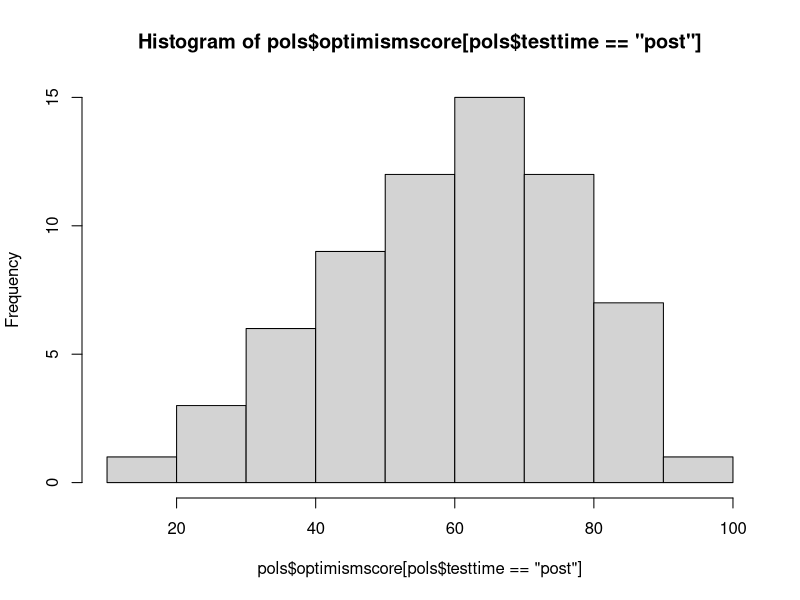
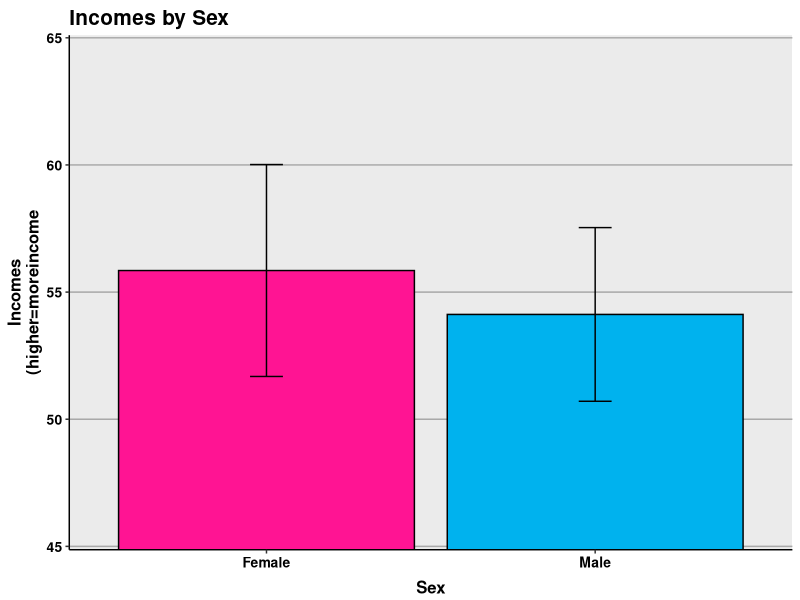

Write the R code that produced these figures, in order. (Note: this script raises an error after producing the figures.)
## ---- chunk 1
setwd("~/Research/reproduce")
## ---- chunk 2
pols<-read.csv("politics.csv")
## ---- chunk 3
str(pols)
## ---- chunk 4
pols$subject<-factor(pols$subject)
pols$testtime<-factor(pols$testtime,levels=c("pre","post"))

## ---- chunk 5
summary(pols$optimismscore[pols$testtime=="post"])
var(pols$optimismscore[pols$testtime=="post"])
## ---- chunk 6
hist(pols$optimismscore[pols$testtime=="post"])
## ---- chunk 7
tab<-table(pols$party[pols$testtime=="pre"],pols$sex[pols$testtime=="pre"])
chisq.test(pols$party[pols$testtime=="pre"],pols$sex[pols$testtime=="pre"])
## ---- chunk 8
t.test(pols$income[pols$sex=="male" & pols$testtime=="pre"],pols$income[pols$sex=="female" & pols$testtime=="pre"])                
## ---- chunk 9

install.packages("dplyr")
install.packages("ggplot2")
install.packages("gplots")
library("dplyr")
library("gplots")
library("ggplot2")
## ---- chunk 10
temp<-pols[pols$testtime=="pre",]%>%group_by(sex)%>%summarize(means=mean(optimismscore),sems=sd(income)/sqrt(length(income)))
f<-ggplot(temp,aes(x=factor(sex),y=means))+geom_bar(stat="identity",color="black",fill=c("deeppink","deepskyblue2"))+geom_errorbar(aes(ymax=means+sems, ymin=means-sems), width=.1)
f+ggtitle("Incomes by Sex")+labs(x="Sex", y="Incomes\n(higher=moreincome")+scale_x_discrete(breaks=c("female","male"),labels=c("Female","Male"))+theme(plot.title=element_text(size=15,face="bold",vjust=.5))+theme(axis.title.x=element_text(size=12,face="bold",vjust=-.25))+theme(axis.title.y=element_text(size=12,face="bold",vjust=1))+theme(axis.text.x=element_text(size=10,face="bold",color="black"))+theme(axis.text.y=element_text(size=10,face="bold",color="black"))+coord_cartesian(ylim=c(min(temp$means)-2*max(temp$sems),max(temp$means)+2*max(temp$sems)))+theme(panel.border=element_blank(),axis.line=element_line())+theme(panel.grid.major.x=element_blank())+theme(panel.grid.major.y=element_line(color="darkgrey"))+theme(panel.grid.minor.y=element_blank())
## ---- chunk 11
summary(aov(optimismscore~party*sex,data=pols[pols$testtime=="post",]))
## ---- chunk 12
temp<-politics[politics$testtime=="post",]%>%group_by(party,sex)%>%
    summarize(means=mean(optimismscore),sems=sd(optimismscore)/sqrt(length(optimismscore)))
library("gplots")
library("ggplot2")
col1=col2hex("deeppink")
col2=col2hex("deepskyblue2")
f<-ggplot(temp, aes(x=party, y=means, fill=sex))+
    geom_bar(stat="identity",position=position_dodge())+
    scale_fill_manual(values=c(col1,col2),name="Sex",breaks=c("female","male"),labels=c("Female", "Male"))+
    theme(legend.key=element_rect(color="black"))+
    geom_errorbar(aes(ymax=means+sems, ymin=means-sems),width=.2,position=position_dodge(.9))+
    ggtitle("Post-Test Optimism Scores by Sex and Political Affiliation")+
    labs(x="Political Party Affiliation",y="Post-Test Optimism\n(Higher Value=Greater Optimism)")+
    scale_x_discrete(breaks=c("democrat","independent","republican"),labels=c("Democrat","Independent","Republican"))+
    theme(plot.title=element_text(size=15,face="bold",vjust=.5))+
    theme(axis.title.x=element_text(size=12,face="bold",vjust=-.25))+
    theme(axis.title.y=element_text(size=12,face="bold",vjust=1))+
    theme(axis.text.x=element_text(size=10,face="bold",color="black"))+
    theme(axis.text.y=element_text(size=10,face="bold",color="black"))+
    coord_cartesian(ylim=c(min(temp$means)-2*max(temp$sems),max(temp$means)+2*max(temp$sems)))+
    theme(panel.border=element_blank(),axis.line=element_line())+
    theme(panel.grid.major.x=element_blank())+
    theme(panel.grid.major.y=element_line(color="darkgrey"))+
    theme(panel.grid.minor.y=element_blank())+
    theme(legend.position=c(.2,.76))+
    theme(legend.background=element_blank())+
    theme(legend.background=element_rect(color="black"))+
    theme(legend.title=element_blank())+
    theme(legend.title=element_text(size=12))+
    theme(legend.title.align=.5)+
    theme(legend.text=element_text(size=10,face="bold"))
f
## ---- chunk 13

temp<-pols[pols$testtime=="post",]%>%group_by(party,sex)%>%
    summarize(means=mean(optimismscore),sems=sd(optimismscore)/sqrt(length(optimismscore)))
library("gplots")
col1=col2hex("deeppink")
col2=col2hex("deepskyblue2")
f<-ggplot(temp, aes(x=party, y=means, fill=sex))+
    geom_bar(stat="identity",position=position_dodge())+
    scale_fill_manual(values=c(col1,col2),name="Sex",breaks=c("female","male"),labels=c("Female", "Male"))+
    theme(legend.key=element_rect(color="black"))+
    geom_errorbar(aes(ymax=means+sems, ymin=means-sems),width=.2,position=position_dodge(.9))+
    ggtitle("Optimism Scores by Sex and Political Affiliation")+
    labs(x="Political Party Affiliation",y="Optimism Scores)")+
    scale_x_discrete(breaks=c("democrat","independent","republican"),labels=c("Democrat","Independent","Republican"))+
    theme(plot.title=element_text(size=15,face="bold",vjust=.5))+
    theme(axis.title.x=element_text(size=12,face="bold",vjust=-.25))+
    theme(axis.title.y=element_text(size=12,face="bold",vjust=1))+
    theme(axis.text.x=element_text(size=10,face="bold",color="black"))+
    theme(axis.text.y=element_text(size=10,face="bold",color="black"))+
    coord_cartesian(ylim=c(min(temp$means)-2*max(temp$sems),max(temp$means)+2*max(temp$sems)))+
    theme(panel.border=element_blank(),axis.line=element_line())+
    theme(panel.grid.major.x=element_blank())+
    theme(panel.grid.major.y=element_line(color="darkgrey"))+
    theme(panel.grid.minor.y=element_blank())+
    theme(legend.position=c(.7,.76))+
    theme(legend.background=element_blank())+
    theme(legend.background=element_rect(color="black"))+
    theme(legend.title=element_blank())+
    theme(legend.title=element_text(size=12))+
    theme(legend.title.align=.5)+
    theme(legend.text=element_text(size=10,face="bold"))
f
## ---- chunk 14
f<-ggplot(temp, aes(x=party, y=means, group=sex, color=sex))+
    geom_line(size=1)+
    geom_point(size=2)+
    scale_color_manual(values=c(col1,col2),name="Sex",breaks=c("female","male"),labels=c("Female", "Male"))+
    geom_errorbar(aes(ymax=means+sems, ymin=means-sems),width=.2)+
    ggtitle("Optimism Scores by Sex and Political Affiliation")+
    labs(x="Political Party Affiliation",y="Optimism Scores)")+
    scale_x_discrete(breaks=c("democrat","independent","republican"),labels=c("Democrat","Independent","Republican"))+
    theme(plot.title=element_text(size=15,face="bold",vjust=.5))+
    theme(axis.title.x=element_text(size=12,face="bold",vjust=-.25))+
    theme(axis.title.y=element_text(size=12,face="bold",vjust=1))+
    theme(axis.text.x=element_text(size=10,face="bold",color="black"))+
    theme(axis.text.y=element_text(size=10,face="bold",color="black"))+
    coord_cartesian(ylim=c(min(temp$means)-2*max(temp$sems),max(temp$means)+2*max(temp$sems)))+
    theme(panel.border=element_blank(),axis.line=element_line())+
    theme(panel.grid.major.x=element_blank())+
    theme(panel.grid.major.y=element_line(color="darkgrey"))+
    theme(panel.grid.minor.y=element_blank())+
    theme(legend.position=c(.2,.76))+
    theme(legend.background=element_blank())+
    theme(legend.background=element_rect(color="black"))+
    theme(legend.title=element_blank())+
    theme(legend.title=element_text(size=12))+
    theme(legend.title.align=.5)+
    theme(legend.text=element_text(size=10,face="bold"))
f
## ---- chunk 15
summary(lm(optimismscore~income+sex,data=pols[pols$testtime=="pre",]))
